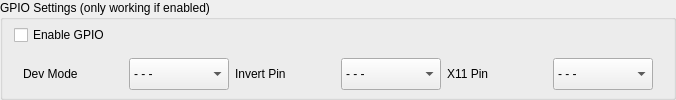
       <widget class="QGroupBox" name="groupBoxGPIO">
        <property name="sizePolicy">
         <sizepolicy hsizetype="Expanding" vsizetype="Fixed">
          <horstretch>0</horstretch>
          <verstretch>0</verstretch>
         </sizepolicy>
        </property>
        <property name="title">
         <string>GPIO Settings (only working if enabled)</string>
        </property>
        <layout class="QVBoxLayout" name="verticalLayout_27">
         <property name="topMargin">
          <number>0</number>
         </property>
         <property name="bottomMargin">
          <number>0</number>
         </property>
         <item>
          <widget class="QCheckBox" name="checkBoxGPIO">
           <property name="text">
            <string>Enable GPIO</string>
           </property>
          </widget>
         </item>
         <item>
          <widget class="QWidget" name="horizontalWidget_5" native="true">
           <property name="sizePolicy">
            <sizepolicy hsizetype="Expanding" vsizetype="Fixed">
             <horstretch>0</horstretch>
             <verstretch>0</verstretch>
            </sizepolicy>
           </property>
           <layout class="QHBoxLayout" name="horizontalLayout_24">
            <property name="topMargin">
             <number>2</number>
            </property>
            <property name="bottomMargin">
             <number>2</number>
            </property>
            <item>
             <layout class="QFormLayout" name="devmode">
              <property name="horizontalSpacing">
               <number>6</number>
              </property>
              <property name="verticalSpacing">
               <number>6</number>
              </property>
              <item row="0" column="0">
               <widget class="QLabel" name="labelDevMode">
                <property name="sizePolicy">
                 <sizepolicy hsizetype="Fixed" vsizetype="Fixed">
                  <horstretch>0</horstretch>
                  <verstretch>0</verstretch>
                 </sizepolicy>
                </property>
                <property name="minimumSize">
                 <size>
                  <width>100</width>
                  <height>32</height>
                 </size>
                </property>
                <property name="maximumSize">
                 <size>
                  <width>16777215</width>
                  <height>32</height>
                 </size>
                </property>
                <property name="text">
                 <string>Dev Mode</string>
                </property>
               </widget>
              </item>
              <item row="0" column="1">
               <widget class="QComboBox" name="comboBoxDevMode">
                <property name="sizePolicy">
                 <sizepolicy hsizetype="Fixed" vsizetype="Fixed">
                  <horstretch>0</horstretch>
                  <verstretch>0</verstretch>
                 </sizepolicy>
                </property>
                <property name="minimumSize">
                 <size>
                  <width>100</width>
                  <height>32</height>
                 </size>
                </property>
                <property name="maximumSize">
                 <size>
                  <width>16777215</width>
                  <height>32</height>
                 </size>
                </property>
                <property name="styleSheet">
                 <string notr="true">QScrollBar { 
	width: 40px;
	background-color: rgba(85, 87, 83, 0.7);
}</string>
                </property>
                <property name="currentText">
                 <string>- - -</string>
                </property>
                <property name="sizeAdjustPolicy">
                 <enum>QComboBox::AdjustToContentsOnFirstShow</enum>
                </property>
                <property name="modelColumn">
                 <number>0</number>
                </property>
                <item>
                 <property name="text">
                  <string>- - -</string>
                 </property>
                </item>
                <item>
                 <property name="text">
                  <string>1</string>
                 </property>
                </item>
                <item>
                 <property name="text">
                  <string>2</string>
                 </property>
                </item>
                <item>
                 <property name="text">
                  <string>3</string>
                 </property>
                </item>
                <item>
                 <property name="text">
                  <string>4</string>
                 </property>
                </item>
                <item>
                 <property name="text">
                  <string>5</string>
                 </property>
                </item>
                <item>
                 <property name="text">
                  <string>6</string>
                 </property>
                </item>
                <item>
                 <property name="text">
                  <string>7</string>
                 </property>
                </item>
                <item>
                 <property name="text">
                  <string>8</string>
                 </property>
                </item>
                <item>
                 <property name="text">
                  <string>9</string>
                 </property>
                </item>
                <item>
                 <property name="text">
                  <string>10</string>
                 </property>
                </item>
                <item>
                 <property name="text">
                  <string>11</string>
                 </property>
                </item>
                <item>
                 <property name="text">
                  <string>12</string>
                 </property>
                </item>
                <item>
                 <property name="text">
                  <string>13</string>
                 </property>
                </item>
                <item>
                 <property name="text">
                  <string>14</string>
                 </property>
                </item>
                <item>
                 <property name="text">
                  <string>15</string>
                 </property>
                </item>
                <item>
                 <property name="text">
                  <string>16</string>
                 </property>
                </item>
                <item>
                 <property name="text">
                  <string>17</string>
                 </property>
                </item>
                <item>
                 <property name="text">
                  <string>18</string>
                 </property>
                </item>
                <item>
                 <property name="text">
                  <string>19</string>
                 </property>
                </item>
                <item>
                 <property name="text">
                  <string>20</string>
                 </property>
                </item>
                <item>
                 <property name="text">
                  <string>21</string>
                 </property>
                </item>
                <item>
                 <property name="text">
                  <string>22</string>
                 </property>
                </item>
                <item>
                 <property name="text">
                  <string>23</string>
                 </property>
                </item>
                <item>
                 <property name="text">
                  <string>24</string>
                 </property>
                </item>
                <item>
                 <property name="text">
                  <string>25</string>
                 </property>
                </item>
                <item>
                 <property name="text">
                  <string>26</string>
                 </property>
                </item>
               </widget>
              </item>
             </layout>
            </item>
            <item>
             <layout class="QFormLayout" name="invertpin">
              <item row="0" column="0">
               <widget class="QLabel" name="labelInvert">
                <property name="sizePolicy">
                 <sizepolicy hsizetype="Fixed" vsizetype="Fixed">
                  <horstretch>0</horstretch>
                  <verstretch>0</verstretch>
                 </sizepolicy>
                </property>
                <property name="minimumSize">
                 <size>
                  <width>100</width>
                  <height>32</height>
                 </size>
                </property>
                <property name="maximumSize">
                 <size>
                  <width>16777215</width>
                  <height>32</height>
                 </size>
                </property>
                <property name="text">
                 <string>Invert Pin</string>
                </property>
               </widget>
              </item>
              <item row="0" column="1">
               <widget class="QComboBox" name="comboBoxInvert">
                <property name="sizePolicy">
                 <sizepolicy hsizetype="Fixed" vsizetype="Fixed">
                  <horstretch>0</horstretch>
                  <verstretch>0</verstretch>
                 </sizepolicy>
                </property>
                <property name="minimumSize">
                 <size>
                  <width>100</width>
                  <height>32</height>
                 </size>
                </property>
                <property name="maximumSize">
                 <size>
                  <width>16777215</width>
                  <height>32</height>
                 </size>
                </property>
                <property name="styleSheet">
                 <string notr="true">QScrollBar { 
	width: 40px;
	background-color: rgba(85, 87, 83, 0.7);
}</string>
                </property>
                <item>
                 <property name="text">
                  <string>- - -</string>
                 </property>
                </item>
                <item>
                 <property name="text">
                  <string>1</string>
                 </property>
                </item>
                <item>
                 <property name="text">
                  <string>2</string>
                 </property>
                </item>
                <item>
                 <property name="text">
                  <string>3</string>
                 </property>
                </item>
                <item>
                 <property name="text">
                  <string>4</string>
                 </property>
                </item>
                <item>
                 <property name="text">
                  <string>5</string>
                 </property>
                </item>
                <item>
                 <property name="text">
                  <string>6</string>
                 </property>
                </item>
                <item>
                 <property name="text">
                  <string>7</string>
                 </property>
                </item>
                <item>
                 <property name="text">
                  <string>8</string>
                 </property>
                </item>
                <item>
                 <property name="text">
                  <string>9</string>
                 </property>
                </item>
                <item>
                 <property name="text">
                  <string>10</string>
                 </property>
                </item>
                <item>
                 <property name="text">
                  <string>11</string>
                 </property>
                </item>
                <item>
                 <property name="text">
                  <string>12</string>
                 </property>
                </item>
                <item>
                 <property name="text">
                  <string>13</string>
                 </property>
                </item>
                <item>
                 <property name="text">
                  <string>14</string>
                 </property>
                </item>
                <item>
                 <property name="text">
                  <string>15</string>
                 </property>
                </item>
                <item>
                 <property name="text">
                  <string>16</string>
                 </property>
                </item>
                <item>
                 <property name="text">
                  <string>17</string>
                 </property>
                </item>
                <item>
                 <property name="text">
                  <string>18</string>
                 </property>
                </item>
                <item>
                 <property name="text">
                  <string>19</string>
                 </property>
                </item>
                <item>
                 <property name="text">
                  <string>20</string>
                 </property>
                </item>
                <item>
                 <property name="text">
                  <string>21</string>
                 </property>
                </item>
                <item>
                 <property name="text">
                  <string>22</string>
                 </property>
                </item>
                <item>
                 <property name="text">
                  <string>23</string>
                 </property>
                </item>
                <item>
                 <property name="text">
                  <string>24</string>
                 </property>
                </item>
                <item>
                 <property name="text">
                  <string>25</string>
                 </property>
                </item>
                <item>
                 <property name="text">
                  <string>26</string>
                 </property>
                </item>
               </widget>
              </item>
             </layout>
            </item>
            <item>
             <layout class="QFormLayout" name="x11pin">
              <item row="0" column="0">
               <widget class="QLabel" name="labelX11">
                <property name="sizePolicy">
                 <sizepolicy hsizetype="Fixed" vsizetype="Fixed">
                  <horstretch>0</horstretch>
                  <verstretch>0</verstretch>
                 </sizepolicy>
                </property>
                <property name="minimumSize">
                 <size>
                  <width>100</width>
                  <height>32</height>
                 </size>
                </property>
                <property name="maximumSize">
                 <size>
                  <width>16777215</width>
                  <height>32</height>
                 </size>
                </property>
                <property name="text">
                 <string>X11 Pin</string>
                </property>
               </widget>
              </item>
              <item row="0" column="1">
               <widget class="QComboBox" name="comboBoxX11">
                <property name="sizePolicy">
                 <sizepolicy hsizetype="Fixed" vsizetype="Fixed">
                  <horstretch>0</horstretch>
                  <verstretch>0</verstretch>
                 </sizepolicy>
                </property>
                <property name="minimumSize">
                 <size>
                  <width>100</width>
                  <height>32</height>
                 </size>
                </property>
                <property name="maximumSize">
                 <size>
                  <width>16777215</width>
                  <height>32</height>
                 </size>
                </property>
                <property name="styleSheet">
                 <string notr="true">QScrollBar { 
	width: 40px;
	background-color: rgba(85, 87, 83, 0.7);
}</string>
                </property>
                <item>
                 <property name="text">
                  <string>- - -</string>
                 </property>
                </item>
                <item>
                 <property name="text">
                  <string>1</string>
                 </property>
                </item>
                <item>
                 <property name="text">
                  <string>2</string>
                 </property>
                </item>
                <item>
                 <property name="text">
                  <string>3</string>
                 </property>
                </item>
                <item>
                 <property name="text">
                  <string>4</string>
                 </property>
                </item>
                <item>
                 <property name="text">
                  <string>5</string>
                 </property>
                </item>
                <item>
                 <property name="text">
                  <string>6</string>
                 </property>
                </item>
                <item>
                 <property name="text">
                  <string>7</string>
                 </property>
                </item>
                <item>
                 <property name="text">
                  <string>8</string>
                 </property>
                </item>
                <item>
                 <property name="text">
                  <string>9</string>
                 </property>
                </item>
                <item>
                 <property name="text">
                  <string>10</string>
                 </property>
                </item>
                <item>
                 <property name="text">
                  <string>11</string>
                 </property>
                </item>
                <item>
                 <property name="text">
                  <string>12</string>
                 </property>
                </item>
                <item>
                 <property name="text">
                  <string>13</string>
                 </property>
                </item>
                <item>
                 <property name="text">
                  <string>14</string>
                 </property>
                </item>
                <item>
                 <property name="text">
                  <string>15</string>
                 </property>
                </item>
                <item>
                 <property name="text">
                  <string>16</string>
                 </property>
                </item>
                <item>
                 <property name="text">
                  <string>17</string>
                 </property>
                </item>
                <item>
                 <property name="text">
                  <string>18</string>
                 </property>
                </item>
                <item>
                 <property name="text">
                  <string>19</string>
                 </property>
                </item>
                <item>
                 <property name="text">
                  <string>20</string>
                 </property>
                </item>
                <item>
                 <property name="text">
                  <string>21</string>
                 </property>
                </item>
                <item>
                 <property name="text">
                  <string>22</string>
                 </property>
                </item>
                <item>
                 <property name="text">
                  <string>23</string>
                 </property>
                </item>
                <item>
                 <property name="text">
                  <string>24</string>
                 </property>
                </item>
                <item>
                 <property name="text">
                  <string>25</string>
                 </property>
                </item>
                <item>
                 <property name="text">
                  <string>26</string>
                 </property>
                </item>
               </widget>
              </item>
             </layout>
            </item>
           </layout>
          </widget>
         </item>
        </layout>
       </widget>
